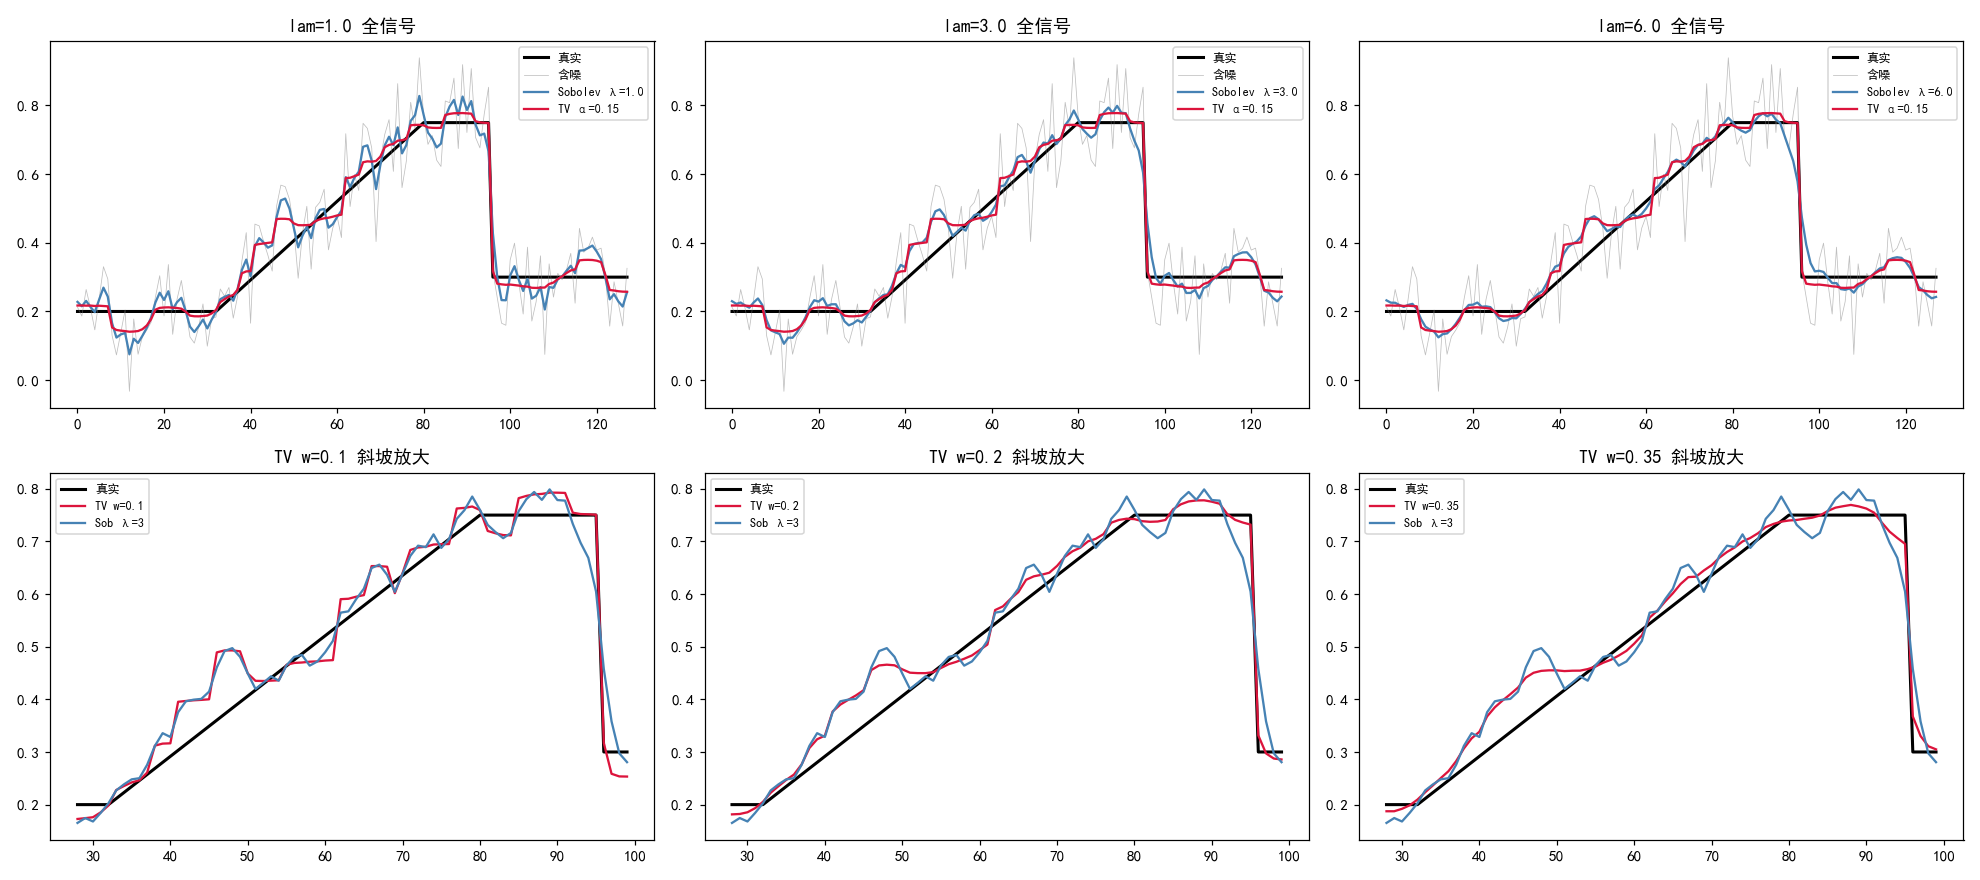

Reproduce this figure in Python.
# -*- coding: utf-8 -*-
import numpy as np
import matplotlib
matplotlib.use('Agg')
import matplotlib.pyplot as plt
from skimage.restoration import denoise_tv_chambolle
import sys, os
sys.path.insert(0, r"d:\works\deepinv\第2章 先验：贝叶斯推断的灵魂\第二章 配套实验\实验2.2-3\.chinese")
from chinese_font import setup_chinese_font
setup_chinese_font(save_dir=r"d:\works\deepinv\第2章 先验：贝叶斯推断的灵魂\第二章 配套实验\实验2.2-3\.chinese")

sigma = 0.1
m = 128
tt = np.arange(m)
x_true = np.zeros(m)
x_true[:32] = 0.20
x_true[32:80] = 0.20 + 0.55*(tt[32:80]-32)/(80-32)   # 线性渐变区(ramp)
x_true[80:96] = 0.75
x_true[96:] = 0.30                                     # 阶跃边缘(step)
rng = np.random.default_rng(0)
x_noisy = x_true + rng.normal(0, sigma, m)

def sobolev_1d(y, lam):
    N = len(y)
    f = np.fft.fftfreq(N)*2*np.pi
    lap = 2*(np.cos(f)-1)
    return np.real(np.fft.ifft(np.fft.fft(y)/(1-lam*lap)))

# check 1D TV works
tv = denoise_tv_chambolle(x_noisy, weight=0.15)
print("1D TV ok, shape", tv.shape, "range", round(tv.min(),3), round(tv.max(),3))

fig, axes = plt.subplots(2, 3, figsize=(18, 8))
for j, lam in enumerate([1.0, 3.0, 6.0]):
    ax = axes[0, j]
    sob = sobolev_1d(x_noisy, lam)
    ax.plot(tt, x_true, 'k', lw=2, label='真实')
    ax.plot(tt, x_noisy, color='gray', lw=0.5, alpha=0.5, label='含噪')
    ax.plot(tt, sob, 'steelblue', lw=1.5, label=f'Sobolev λ={lam}')
    ax.plot(tt, tv, 'crimson', lw=1.5, label='TV α=0.15')
    ax.set_title(f'lam={lam} 全信号')
    ax.legend(fontsize=8)
for j, w in enumerate([0.1, 0.2, 0.35]):
    ax = axes[1, j]
    tvc = denoise_tv_chambolle(x_noisy, weight=w)
    ax.plot(tt[28:100], x_true[28:100], 'k', lw=2, label='真实')
    ax.plot(tt[28:100], tvc[28:100], 'crimson', lw=1.5, label=f'TV w={w}')
    ax.plot(tt[28:100], sobolev_1d(x_noisy, 3.0)[28:100], 'steelblue', lw=1.5, label='Sob λ=3')
    ax.set_title(f'TV w={w} 斜坡放大')
    ax.legend(fontsize=8)
plt.tight_layout()
plt.savefig(r"d:\works\deepinv\.audit_tmp\exp223_verify\synth_tune.png", dpi=110)
print("saved synth_tune.png")
